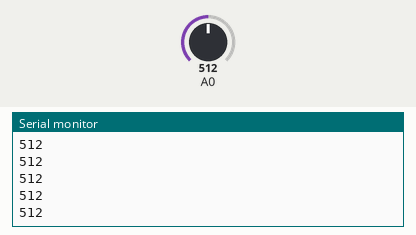
The sketch below on a simulated Arduino Uno, built with avr-gcc and run on an emulated ATmega328P. On the bench: the last lines printed to the serial monitor. The inputs (shaded band) are chosen by the test bench; at power-on: A0 = 512.

Above: at 1.2 s.
1.3 s: A0 set to 716
At 2.2 s:
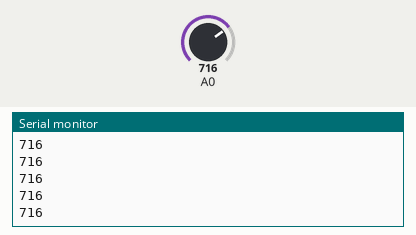
2.8 s: A0 set to 900
At 3.8 s:
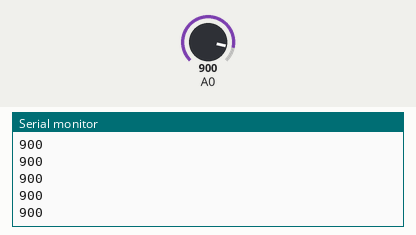
Timing chart, 0 to 5.8 s (numbered marks = the images above; inputs shaded):
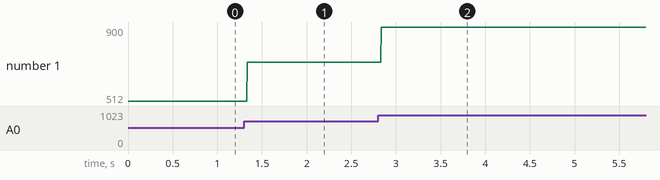

The sketch:

TestingAudio.ino
```cpp
void setup() {
  // initialize serial communication at 9600 bits per second:
  Serial.begin(19200);
}

// the loop routine runs over and over again forever:
void loop() {
  // read the input on analog pin 0:
  int sensorValue = analogRead(A0);
  // print out the value you read:
  Serial.println(sensorValue);
  }
```

Measured:
- after the input at 1.3 s, the serial monitor: prints a new line at once (image 1)
- after the input at 2.8 s, the serial monitor: prints a new line at once (image 2)
- plotted number 1: 512 → 716 after the input at 1.3 s, 716 → 900 after the input at 2.8 s
